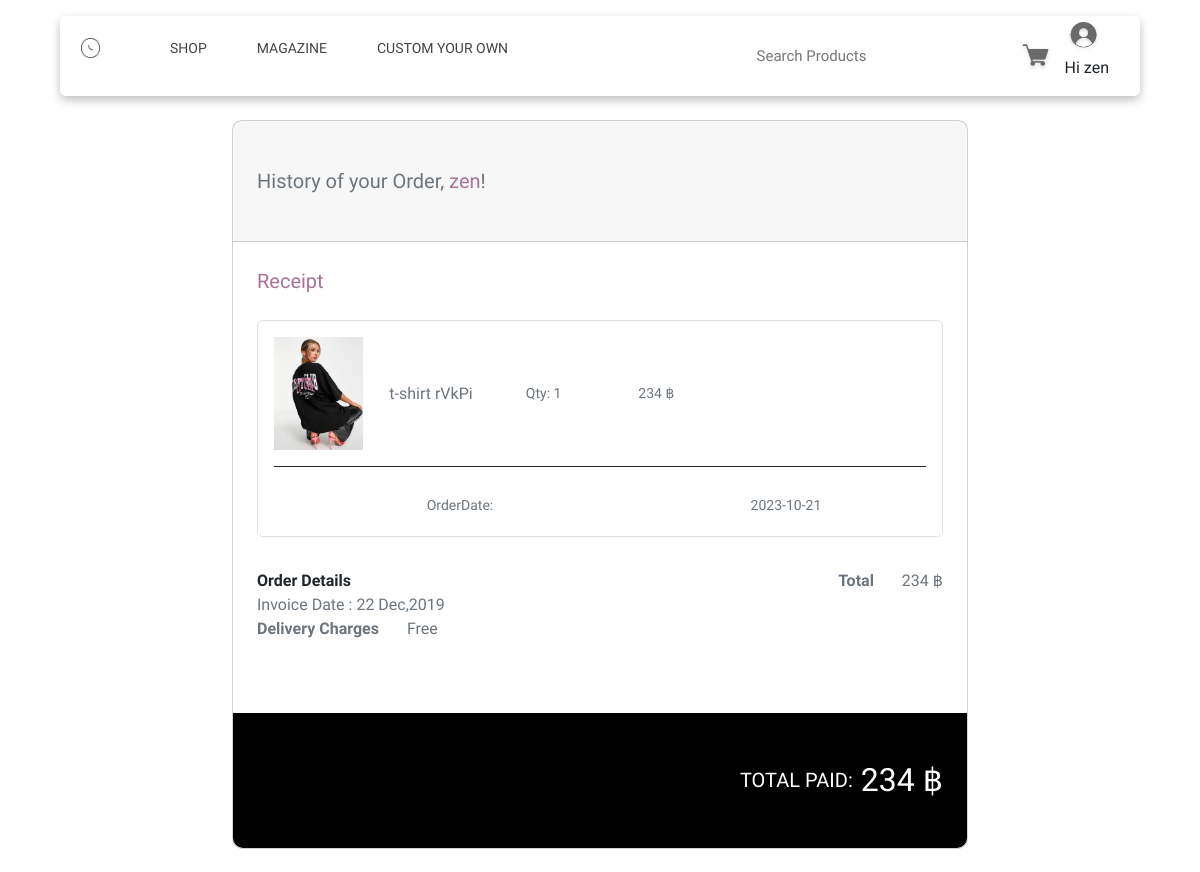
The app's page /client/public/php/HistoryOforder.php (signed in) with its own data.
### tables this page shows
CREATE TABLE `order_detail` (
  `id` int(255) NOT NULL,
  `PID` int(255) NOT NULL,
  `OID` int(255) NOT NULL,
  `Amount` int(255) NOT NULL
);

CREATE TABLE `images` (
  `IMG_ID` int(11) NOT NULL,
  `file_name` varchar(255) NOT NULL,
  `uploaded_on` datetime NOT NULL,
  `status` tinyint(1) NOT NULL DEFAULT 1,
  `Image_path` varchar(255) NOT NULL
);

CREATE TABLE `products` (
  `PID` int(20) NOT NULL,
  `product_name` varchar(255) NOT NULL,
  `detail` varchar(255) NOT NULL,
  `price` int(255) DEFAULT NULL,
  `amount` int(255) DEFAULT NULL,
  `CID` int(10) NOT NULL,
  `IMG_ID` int(20) NOT NULL
);

CREATE TABLE `orders` (
  `OID` int(255) NOT NULL,
  `DATE` date NOT NULL,
  `TIME` time NOT NULL,
  `M_ID` int(255) NOT NULL
);

### client/public/php/HistoryOforder.php (the view, shortened to what this page needs)
<?php
include './connect.php';
?>
<html>
    <head>
        <link rel="stylesheet" href="../css/style.css">
        <link rel="stylesheet" href="./css/style-dropbar.css">
        <link href="https://cdn.jsdelivr.net/npm/bootstrap@5.2.3/dist/css/bootstrap.min.css" rel="stylesheet">
    </head>
<body>
        <div class="top-menu">
            <nav class="main-nav">
                <ul class="menu-left">
                    <a href="./afterlogin.php"><img src="../img/logo.png"class="logo"></a>
                    <li><a href="./Shop.php"class="Shop" href="">SHOP</a></li>
                    <li><a href="./Magazine.php" class="Magazine" href="">MAGAZINE</a></li>
                    <li><a class="Custom" href="./Custom.php">CUSTOM YOUR OWN</a></li>
                </ul>
                <div class="menu-right">
                    <input type="search" class="searchbox" placeholder="Search Products" >
                    <a href="./Cartafterlogin.php"><img src="../img/cart.png" class="cart"></a>
                    <div class="dropdown">
                    <img src="../img/Login.png" class="login" alt="Login Icon">
                        <p style="text-align: center;">Hi <?php echo $_SESSION['username']; ?></p>
                    </div>
                </div>
            </nav>
        </div>
        <br><br><br>
    <section class="h-100 gradient-custom">
    <div class="container py-5 h-100">
        <div class="row d-flex justify-content-center align-items-center h-100">
        <div class="col-lg-10 col-xl-8">
            <div class="card" style="border-radius: 10px;">
            <div class="card-header px-4 py-5">
                <h5 class="text-muted mb-0">History of your Order, <span style="color: #a8729a;"><?php echo $_SESSION['username']; ?></span>!</h5>
            </div>
            <div class="card-body p-4">
                <div class="d-flex justify-content-between align-items-center mb-4">
                <p class="lead fw-normal mb-0" style="color: #a8729a;">Receipt</p>
                </div>
                <?php
                     $sum =0;
                     $id=$_SESSION['userdetail']['id'];
                     $sql = "SELECT * FROM `order_detail` JOIN  `orders`ON order_detail.OID=orders.OID JOIN products ON order_detail.PID=products.PID JOIN images ON products.IMG_ID=images.IMG_ID WHERE `M_id` = '$id'";
                     $result = $con->query($sql);
                     if ($result->num_rows === 0){
                        echo "<script type='text/javascript'>alert('คุณยังไม่เคยสั่งซื้อสินค้ากับเรา ลองดูสิ!');
                            window.location = './Shop.php'
                        </script>";
                    } else {
                     while ($row = $result->fetch_assoc()) {
                     $sum += $row["price"];
                    ?>
                <div class="card shadow-0 border mb-4">
                <div class="card-body">
                    <div class="row">
                    <div class="col-md-2">
                        <img src="<?=$row["Image_path"]?>"
                        class="img-fluid" alt="Phone">
                    </div>
                    <div class="col-md-2 text-center d-flex justify-content-center align-items-center">
                        <p class="text-muted mb-0"><?=$row["product_name"]?></p>
                    </div>
                    <div class="col-md-2 text-center d-flex justify-content-center align-items-center">
                        <p class="text-muted mb-0 small">Qty: <?=$row["Amount"]?></p>
                    </div>
                    <div class="col-md-2 text-center d-flex justify-content-center align-items-center">
                        <p class="text-muted mb-0 small"><?=$row["price"]?> ฿</p>
                    </div>
                    </div>
                    <hr class="mb-4" style="background-color: #e0e0e0; opacity: 1;">
                    <div class="d-flex justify-content-around mb-1">
                    <p class="text-muted mt-1 mb-0 small ms-xl-5">OrderDate: </p>
                      <p class="text-muted mt-1 mb-0 small ms-xl-5"><?=$row["DATE"]?></p>
                    </div>
                </div>
                </div>
                <?php } }?>
                <div class="d-flex justify-content-between pt-2">
                <p class="fw-bold mb-0">Order Details</p>
                <p class="text-muted mb-0"><span class="fw-bold me-4">Total</span> <?=$sum?> ฿</p>
                </div>
                <div class="d-flex justify-content-between">
                <p class="text-muted mb-0">Invoice Date : 22 Dec,2019</p>
                </div>
                <div class="d-flex justify-content-between mb-5">
                <p class="text-muted mb-0"><span class="fw-bold me-4">Delivery Charges</span> Free</p>
                </div>
            </div>
            <div class="card-footer border-0 px-4 py-5"
                style="background-color: black; border-bottom-left-radius: 10px; border-bottom-right-radius: 10px;">
                <h5 class="d-flex align-items-center justify-content-end text-white text-uppercase mb-0">Total
                paid: <span class="h2 mb-0 ms-2"><?=$sum?> ฿</span></h5>
            </div>
            </div>
        </div>
        </div>
    </div>
    </section>
</body>
</html>

### client/public/css/style.css (style rules this page uses)
* { margin: 0%; padding: 0%; scroll-behavior: smooth; font-family: "Kanit", Arial, sans-serif; }
@media (min-width:1065px) { .main-nav { -webkit-backdrop-filter:blur(10px); backdrop-filter: blur(10px); background-color: rgba(255, 255, 255, 0.614); margin-top: 1rem; margin-inline: 2rem; border-radius: 6px; box-shadow: 0px 4px 10px 0px rgb(0, 0, 0,0.25); z-index: 7 ; top: 0%; display: flex; position: fixed; width: 90%; margin-right: 5%; margin-left: 5%; } }
@media (min-width:1065px) { ul.menu-left { align-items: center; font-size: 14px; padding-left: 20px; padding-top: 15px; padding-bottom: 15px; display: inline-flex; z-index: 6; } }
@media (min-width:1065px) { div.menu-right { display: flex; z-index: 6; align-items: center; margin-left: auto; padding-right: 2rem; } }
@media (min-width:1065px) { li { padding-right: 50px; list-style-type: none; font-family: 'Segoe UI', Tahoma, Geneva, Verdana, sans-serif; } }
@media (min-width:1065px) { .searchbox { border-radius: 15px; border:0cm; height: 24px; width: 16rem; margin-right: 1rem; } }
@media (min-width:1065px) { input[type=search] { outline: none; padding: 12px 12px; font-size: 15px; } }
@media (min-width:1065px) { .dropdown { position: relative; display: inline-block; left: 1px; } }
@media (min-width:1065px) { a.Shop { text-decoration:none; color: rgb(68, 68, 68); } }
@media (min-width:1065px) { a.Magazine { text-decoration: none; color: rgb(68, 68, 68); } }
@media (min-width:1065px) { a.Custom { text-decoration: none; color: rgb(68, 68, 68); } }
@media (min-width:1065px) { .logo { margin-right: 70px; height: 20px; width: 20px; padding-left: 1px; } }
@media (min-width:1065px) { .login { height: 40px; } }
@media (min-width:1065px) { .cart { height: 40px; margin-right: 10px; } }

### client/public/css/style-dropbar.css (style rules this page uses)
.dropdown { position: relative; display: inline-block; left: 1px; }

### client/public/php/HistoryOforder.php (style rules this page uses)
.gradient-custom { background: white; background: white; background: white; }

### records on screen
order_detail: images.Image_path (picture), PID.product_name "t-shirt rVkPi", Amount "1", PID.price "234", OID.DATE "2023-10-21"

### other values on screen
$_SESSION['username'] "zen"
$sum "234"
